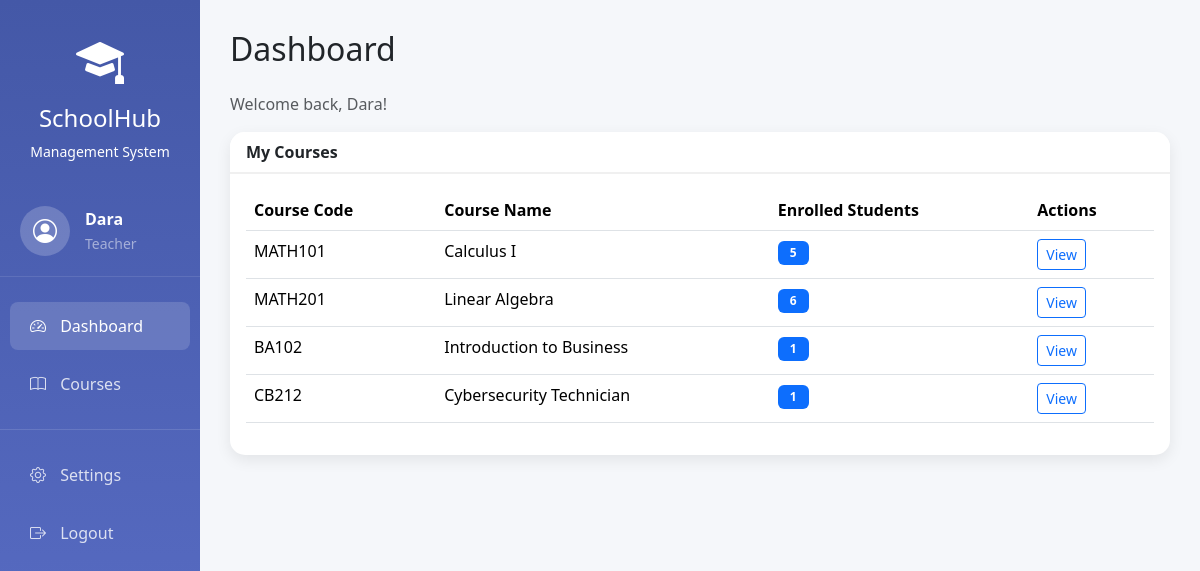
Page /accounts/dashboard/ (signed in) on the committed database.
### accounts/models.py (models this page shows, shortened)
class User(AbstractUser):
    USER_TYPE_CHOICES = (
        ('admin', 'Admin'),
        ('teacher', 'Teacher'),
        ('student', 'Student'),
    )
    user_type = models.CharField(max_length=10, choices=USER_TYPE_CHOICES, default='student')
    phone_number = models.CharField(max_length=15, blank=True, null=True)
    address = models.TextField(blank=True, null=True)
    date_of_birth = models.DateField(blank=True, null=True)
    profile_picture = models.ImageField(upload_to='profiles/', blank=True, null=True)
    is_approved = models.BooleanField(default=False, help_text='Admin must approve new accounts')
    student_id = models.CharField(max_length=20, blank=True, null=True, unique=True)
    enrollment_date = models.DateField(blank=True, null=True)
    department = models.ForeignKey('academics.Department', on_delete=models.SET_NULL,
                                   null=True, blank=True, related_name='students')
    major = models.ForeignKey('academics.Major', on_delete=models.SET_NULL,
                              null=True, blank=True, related_name='students')
    teacher_id = models.CharField(max_length=20, blank=True, null=True, unique=True)
    hire_date = models.DateField(blank=True, null=True)
    teacher_department = models.ForeignKey('academics.Department', on_delete=models.SET_NULL,
                                          null=True, blank=True, related_name='teachers')
    teaching_majors = models.ManyToManyField('academics.Major', blank=True,
                                             related_name='teachers')
    class Meta:
        ordering = ['username']
    @property
    def is_admin(self):
        return self.user_type == 'admin'
    @property
    def is_teacher(self):
        return self.user_type == 'teacher'
    @property
    def is_student(self):
        return self.user_type == 'student'

### academics/models.py (models this page shows, shortened)
class Course(models.Model):
    SEMESTER_CHOICES = (
        ('fall', 'Fall'),
        ('spring', 'Spring'),
        ('summer', 'Summer'),
    )
    code = models.CharField(max_length=20, unique=True)
    name = models.CharField(max_length=200)
    description = models.TextField()
    credits = models.IntegerField(validators=[MinValueValidator(1), MaxValueValidator(6)])
    department = models.ForeignKey(Department, on_delete=models.CASCADE, related_name='courses')
    majors = models.ManyToManyField(Major, related_name='courses', blank=True,
                                    help_text="Which majors can take this course?")
    instructor = models.ForeignKey(User, on_delete=models.SET_NULL, null=True,
                                   limit_choices_to={'user_type': 'teacher'},
                                   related_name='courses_teaching')
    semester = models.CharField(max_length=10, choices=SEMESTER_CHOICES)
    year = models.IntegerField()
    capacity = models.IntegerField(default=30)
    is_active = models.BooleanField(default=True)
    created_at = models.DateTimeField(auto_now_add=True)
    updated_at = models.DateTimeField(auto_now=True)
    class Meta:
        ordering = ['-year', 'semester', 'code']
        unique_together = ['code', 'semester', 'year']

### accounts/views.py (the view, shortened to what this page needs)
# urls.py: path('dashboard/', views.dashboard, name='dashboard'),
@login_required
def dashboard(request):
    user = request.user
    context = {'user': user}
    if user.is_admin:
        context.update({
            'total_students': User.objects.filter(user_type='student').count(),
            'total_teachers': User.objects.filter(user_type='teacher').count(),
            'total_courses': Course.objects.count(),
            'total_revenue': Payment.objects.filter(status='completed').aggregate(
                total=Sum('amount'))['total'] or 0,
            'pending_payments': Payment.objects.filter(status='pending').count(),
            'active_courses': Course.objects.filter(is_active=True).count(),
            'pending_approvals': User.objects.filter(is_approved=False, is_superuser=False).count(),
        })
    elif user.is_teacher:
        my_courses = Course.objects.filter(instructor=user).annotate(
            enrollment_count=Count('enrollments')  # Changed from enrolled_count to enrollment_count
        )
        context.update({
            'my_courses': my_courses,
            'total_students': Enrollment.objects.filter(
                course__instructor=user).values('student').distinct().count(),
        })
    return render(request, 'accounts/dashboard.html', context)

### accounts/templates/accounts/dashboard.html (shortened to what this page needs)
{% extends 'base.html' %}
{% block content %}
<div class="row">
    <div class="col-12">
        <h2 class="mb-4">Dashboard</h2>
        <p class="text-muted">Welcome back, {{ user.first_name }}! </p>
    </div>
</div>
{% if user.is_teacher %}
<div class="card">
    <div class="card-header">My Courses</div>
    <div class="card-body">
        <div class="table-responsive">
            <table class="table">
                <thead>
                    <tr>
                        <th>Course Code</th>
                        <th>Course Name</th>
                        <th>Enrolled Students</th>
                        <th>Actions</th>
                    </tr>
                </thead>
                <tbody>
                    {% for course in my_courses %}
                    <tr>
                        <td>{{ course.code }}</td>
                        <td>{{ course.name }}</td>
                        <td><span class="badge bg-primary">{{ course.enrollment_count|default:0 }}</span></td>
                        <td>
                            <a href="{% url 'academics:course_detail' course.id %}" class="btn btn-sm btn-outline-primary">View</a>
                        </td>
                    </tr>
                    {% endfor %}
                </tbody>
            </table>
        </div>
    </div>
</div>
{% endif %}
{% endblock %}

### templates/base.html (shortened to what this page needs)
<!DOCTYPE html>
<html lang="en">
<head>
    <link href="https://cdn.jsdelivr.net/npm/bootstrap@5.3.2/dist/css/bootstrap.min.css" rel="stylesheet">
    <link rel="stylesheet" href="https://cdn.jsdelivr.net/npm/bootstrap-icons@1.11.2/font/bootstrap-icons.css">
</head>
<body>
    {% if user.is_authenticated %}
    <div class="container-fluid">
        <div class="row">
            <div class="col-md-2 sidebar">
                <div class="text-center py-4">
                    <i class="bi bi-mortarboard-fill" style="font-size: 3rem;"></i>
                    <h4 class="mt-2">SchoolHub</h4>
                    <p class="small mb-0">Management System</p>
                </div>
                <div class="user-section d-flex align-items-center">
                    <div class="user-avatar">
                        {% if user.profile_picture %}
                        <img src="{{ user.profile_picture.url }}" alt="{{ user.get_full_name }}" style="width: 50px; height: 50px; border-radius: 50%; object-fit: cover;">
                        {% else %}
                        <i class="bi bi-person-circle"></i>
                        {% endif %}
                    </div>
                    <div>
                        <div class="fw-bold">{{ user.first_name }}</div>
                        <small class="text-white-50">{{ user.get_user_type_display }}</small>
                    </div>
                </div>
                <nav class="nav flex-column">
                    <a class="nav-link {% if request.path == '/accounts/dashboard/' %}active{% endif %}" href="{% url 'accounts:dashboard' %}">
                        <i class="bi bi-speedometer2"></i> Dashboard
                    </a>
                    {% if user.is_admin or user.is_teacher %}
                    <a class="nav-link {% if '/academics/courses/' in request.path %}active{% endif %}" href="{% url 'academics:course_list' %}">
                        <i class="bi bi-book"></i> Courses
                    </a>
                    {% endif %}
                    <hr class="text-white-50">
                    <a class="nav-link {% if '/accounts/settings' in request.path %}active{% endif %}" href="{% url 'accounts:profile_settings' %}">
                        <i class="bi bi-gear"></i> Settings
                    </a>
                    <a class="nav-link" href="{% url 'accounts:logout' %}">
                        <i class="bi bi-box-arrow-right"></i> Logout
                    </a>
                </nav>
            </div>
            <div class="col-md-10 main-content">
                {% block content %}{% endblock %}
            </div>
        </div>
    </div>
    {% else %}
        {% block auth_content %}{% endblock %}
    {% endif %}
</body>
</html>

### templates/base.html (style rules this page uses)
:root { --primary-color: #5b6fc8; --secondary-color: #00c853; --accent-color: #ffa726; --danger-color: #ef5350; }
body { font-family: 'Segoe UI', Tahoma, Geneva, Verdana, sans-serif; background: linear-gradient(135deg, #667eea 0%, #764ba2 100%); min-height: 100vh; }
.sidebar { min-height: 100vh; background: linear-gradient(180deg, #4458a7 0%, #5b6fc8 100%); color: white; padding: 0; box-shadow: 2px 0 10px rgba(0,0,0,0.1); }
.sidebar .nav-link { color: rgba(255,255,255,0.8); padding: 12px 20px; margin: 5px 10px; border-radius: 8px; transition: all 0.3s ease; }
.sidebar .nav-link:hover, .sidebar .nav-link.active { background: rgba(255,255,255,0.15); color: white; }
.sidebar .nav-link i { margin-right: 10px; width: 20px; }
.main-content { padding: 30px; background: #f5f7fa; min-height: 100vh; }
.card { border: none; border-radius: 15px; box-shadow: 0 5px 15px rgba(0,0,0,0.08); margin-bottom: 20px; }
.card-header { background: white; border-bottom: 2px solid #f0f0f0; font-weight: 600; border-radius: 15px 15px 0 0 !important; }
.table { background: white; }
.badge { padding: 6px 12px; border-radius: 6px; }
.user-section { padding: 20px; border-bottom: 1px solid rgba(255,255,255,0.1); margin-bottom: 20px; }
.user-avatar { width: 50px; height: 50px; border-radius: 50%; background: rgba(255,255,255,0.2); display: flex; align-items: center; justify-content: center; font-size: 24px; margin-right: 15px; }

### rows in the picture
User: first_name "Dara", user_type "Teacher"
Course: code "MATH101", name "Calculus I", enrollment_count "5"
Course: code "MATH201", name "Linear Algebra", enrollment_count "6"
Course: code "BA102", name "Introduction to Business", enrollment_count "1"
Course: code "CB212", name "Cybersecurity Technician", enrollment_count "1"
